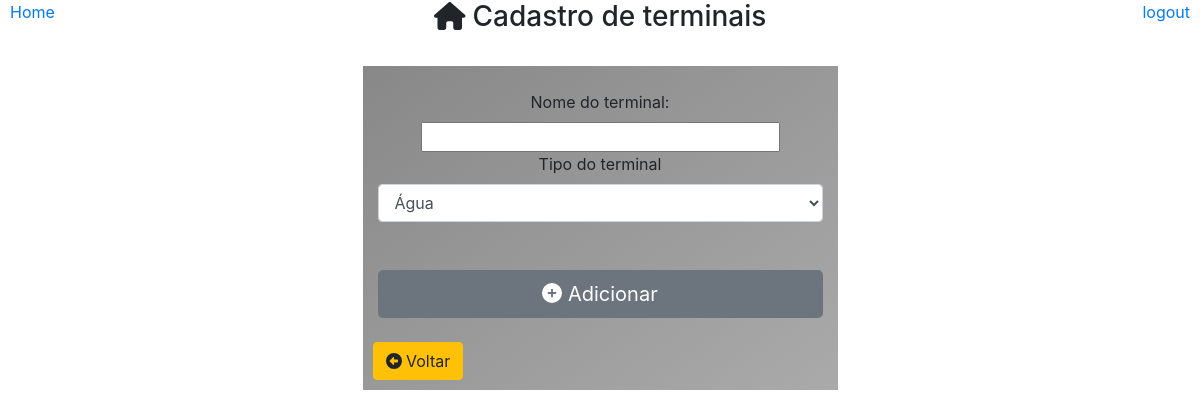
/configurar/saida/, run on an earlier commit of the app's database.
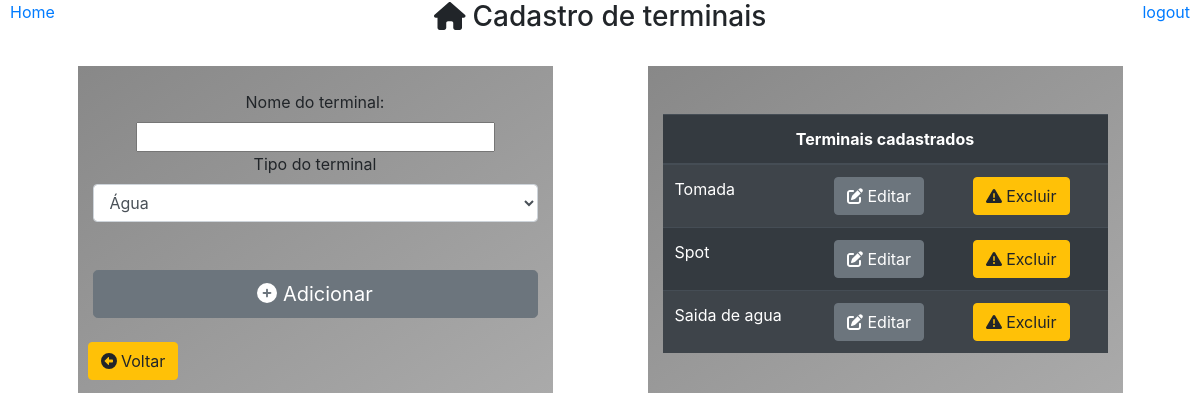
And on a later commit of the database.
### core/models.py (models this page shows)
class Saida(models.Model):
    tipo_consumo = models.ForeignKey(TipoConsumo,on_delete=models.CASCADE)
    nome = models.CharField(max_length=30)
    class Meta:
        db_table = 'saida'

### core/pages/gerador_testes/views.py (the view)
# urls.py: path('configurar/saida/', gt.Saidas),
def Saidas(request):
    consumos = TipoConsumo.objects.all()
    terminais = Saida.objects.all()
    lista = []
    for item in consumos:
        if item.id != 3:
            lista.append(item)
    id = request.GET.get('id')
    terminal = None
    if id:
        terminal = Saida.objects.get(id=id)
    dados = {
        'titulo':'Cadastro de terminais',
        'consumos':lista,
        'terminais':terminais,
        'terminal': terminal
    }
    return render(request, 'gerador_testes/saida.html',dados)

### templates/gerador_testes/saida.html (shortened to what this page needs)
{% extends "model-page.html" %}
{% block content %}
<div align='center'>
    <h3><i class='fa fa-home'></i> Cadastro de terminais</h3><br>
    <div class="container">
        <div class="row">
            <div class="col col-6 col-sm-6 col-md-4 col-lg-5 col-xs-4 container box-gray">
                <br>
                {% if terminal is None %}
                    <form action="/configurar/nova/saida" method="POST"> {% csrf_token %}
                        <label>Nome do terminal: </label>
                        <input type="text" name="nome" maxlength="30" size="30" required/>
                        <br>
                        <label>Tipo do terminal</label>
                        <select class="form-control" name="consumo">
                            {% for item in consumos %}
                                <option value= {{ item.id }}> {{ item.nome }} </option>
                            {% endfor %}
                        </select><br><br>
                        <button type="submit" class="btn btn-secondary btn-lg btn-block">
                            <i class="fas fa-plus-circle"></i> Adicionar
                        </button>
                    </form>
                {% endif %}
                <br>
                <a type="button" class="btn btn-warning"style="position: absolute; left: 10px;" href="/configurar/menu">
                    <i class='fas fa-arrow-alt-circle-left'></i> Voltar
                </a><br><br>
            </div>
            {% if terminais %}
                <div class="col col-6 col-sm-6 col-md-4 col-lg-5 col-xs-4 container box-gray">
                    <br><br>
                    <table class="table table-striped table-dark">
                        <thead>
                            <tr align="center">
                                <th colspan="3">Terminais cadastrados</th>
                            </tr>
                        </thead>
                        {% for item in terminais %}
                            <tr>
                                <td>
                                    {{item.nome}}
                                </td>
                                <td>
                                    <a class="btn btn-secondary" href="?id={{item.id}}">
                                        <i class="fas fa-edit"></i> Editar
                                    </a>
                                </td>
                                <td>
                                    <a class="btn btn-warning" href="excluir/{{item.id}}/">
                                        <i class="fas fa-exclamation-triangle"></i> Excluir
                                    </a>
                                </td>
                            </tr>
                        {% endfor %}
                    </table>
                <br>
                </div>
            {% endif %}
        </div>
    </div>
</div>
{% endblock %}

### templates/model-page.html (shortened to what this page needs)
<!DOCTYPE html>
<html lang="en">
    <head>
        {% include 'model-header.html' %}
    </head>
    <body>
        {% load static %}
        {% block content %} {% endblock %}
    </body>
</html>

### templates/model-header.html (shortened to what this page needs)
<head>
    {% load static %}
    <link type="text/css" href="{% static 'css/all.css' %}" rel="stylesheet"/>
    <link rel="stylesheet" href="https://stackpath.bootstrapcdn.com/bootstrap/4.5.2/css/bootstrap.min.css">
    <link type="text/css" href="{% static 'css/style.css' %}" rel="stylesheet"/>
    {% if request.get_full_path != '/home/' %}
        <a style="position: fixed; left: 10px;" href="/home/">Home</a>
    {% endif %}
    {% if titulo != 'Login' %}
        <a style="position: fixed; right: 10px;" href="/logout">logout</a>
    {% endif %}
</head>

### static/css/style.css (style rules this page uses)
.box-gray { background-image: linear-gradient(to bottom right, #888888, #AAAAAA ); }

What changed in the data, as far as the page shows it:
added Saida: nome "Tomada"
added Saida: nome "Spot"
added Saida: nome "Saida de agua"
Also different on the page:
text now shown: "Terminais cadastrados"
